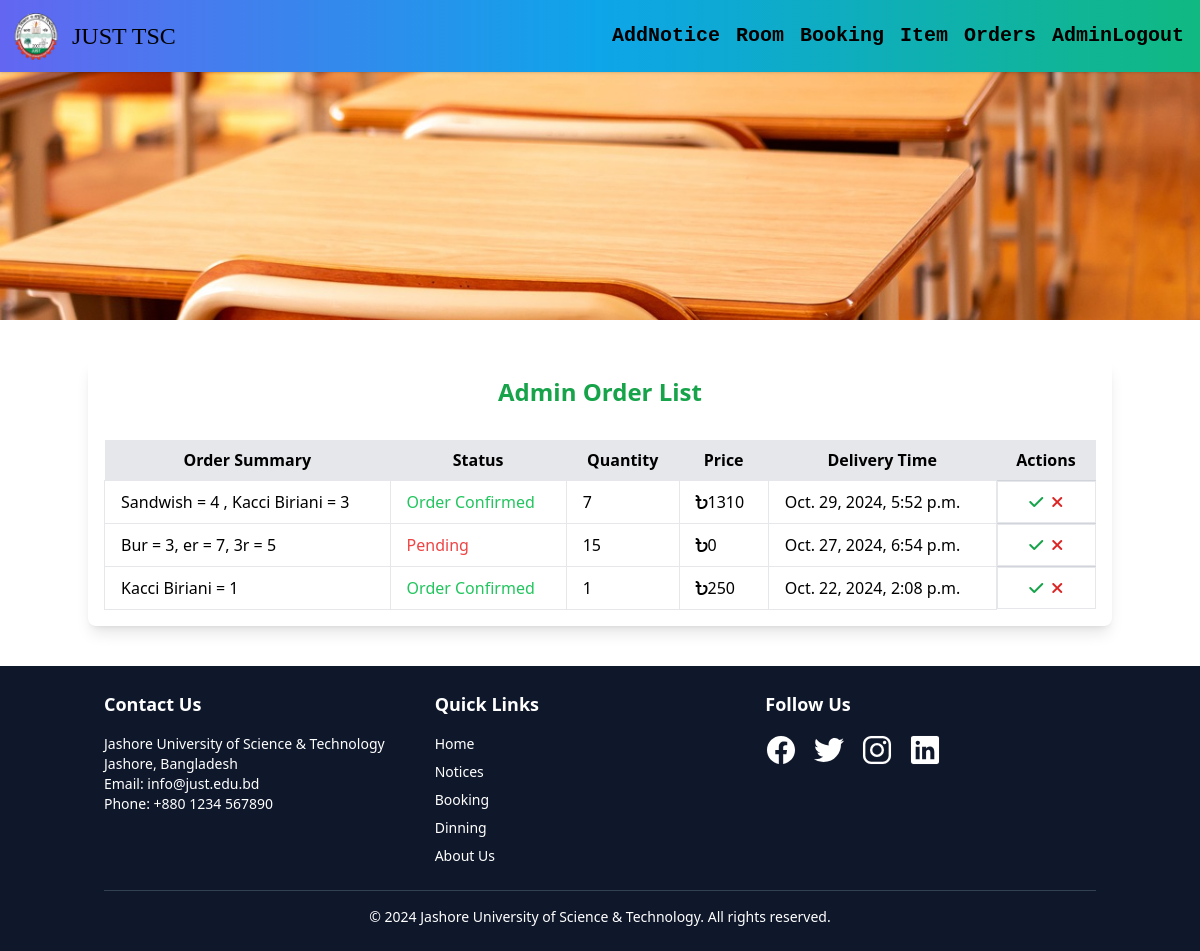
The app's page /admin_order/ (signed in) with its own data.
### TSC/models.py (models this page shows, shortened)
class Orders(models.Model):
    STATUS =(
        ('Pending','Pending'),
        ('Order Confirmed','Order Confirmed'),
        ('Out for Delivery','Out for Delivery'),
        ('Delivered','Delivered'),
    )
    user = models.ForeignKey(User, on_delete=models.CASCADE)  # Change to ForeignKey
    items_summary = models.TextField(null=True)  # Add this for order summary
    email = models.CharField(max_length=50,null=True)
    role = models.CharField(max_length=20,null=True)
    location = models.CharField(max_length=500,null=True)
    phone = models.CharField(max_length=20,null=True)
    order_time= models.DateTimeField(null=True)
    status=models.CharField(max_length=50,null=True,choices=STATUS)
    quantity = models.PositiveIntegerField(default=1)
    price = models.PositiveIntegerField(default=0)

### TSC/views.py (the view)
# urls.py: path('admin_order/',views.AdminOrder,name="admin_order"),
@user_passes_test(is_admin, login_url='/')
def AdminOrder(request):
    orders = Orders.objects.all().order_by('-order_time')   # Retrieve all orders
    return render(request, 'admin_order.html', {'orders': orders})

### TSC/views.py (called while the page is built)
def is_admin(user):
    return user.is_authenticated and user.is_staff

### templates/admin_order.html (shortened to what this page needs)
{% extends "image.html" %}
{% block first %}
<div class="container mx-auto mt-10 mb-10 p-4 bg-white rounded-lg shadow-lg">
    <h2 class="text-2xl font-bold text-center text-green-600 mb-8">Admin Order List</h2>
    <table class="min-w-full divide-y divide-gray-300">
        <thead class="bg-gray-200">
            <tr>
                <th class="px-4 py-2">Order Summary</th>
                <th class="px-4 py-2">Status</th>
                <th class="px-4 py-2">Quantity</th>
                <th class="px-4 py-2">Price</th>
                <th class="px-4 py-2">Delivery Time</th>
                <th class="px-4 py-2">Actions</th>
            </tr>
        </thead>
        <tbody class="bg-white divide-y divide-gray-300">
            {% for order in orders %}
                <tr>
                    <td class="border px-4 py-2">{{ order.items_summary }}</td>
                    <td class="border px-4 py-2">
                        <span class="{% if order.status == 'Pending' %}text-red-500{% elif order.status == 'Order Confirmed' %}text-green-500{% else %}text-blue-500{% endif %}">
                            {{ order.status }}
                        </span>
                    </td>
                    <td class="border px-4 py-2">{{ order.quantity }}</td>
                    <td class="border px-4 py-2"><i class="fa-solid fa-bangladeshi-taka-sign"></i>{{ order.price }}</td>
                    <td class="border px-4 py-2">{{ order.order_time }}</td>
                    <td class="border px-4 py-2 flex justify-center">
                        <a href="{% url 'approve_order' order.id %}" class="text-green-600 hover:text-green-800 mr-2" title="Confirm Order" onclick="return confirm('Are you sure you want to confirm this order?');">
                            <i class="fas fa-check"></i>
                        </a>
                        <a href="{% url 'reject_order' order.id %}" class="text-red-600 hover:text-red-800" title="Cancel Order" onclick="return confirm('Are you sure you want to reject this order?');">
                            <i class="fas fa-times"></i>
                        </a>
                    </td>
                </tr>
            {% empty %}
                <tr>
                    <td colspan="5" class="text-center py-4"><strong>No orders found.</strong></td>
                </tr>
            {% endfor %}
        </tbody>
    </table>
</div>
{% endblock %}

### templates/navbar.html (style rules this page uses)
html, body { height: 100%; margin: 0; }

### records on screen
Orders: items_summary "Sandwish = 4 , Kacci Biriani = 3", status "Order Confirmed", quantity "7", price "1310", order_time "Oct. 29, 2024, 5:52 p.m."
Orders: items_summary "Bur = 3, er = 7, 3r = 5", status "Pending", quantity "15", price "0", order_time "Oct. 27, 2024, 6:54 p.m."
Orders: items_summary "Kacci Biriani = 1", status "Order Confirmed", quantity "1", price "250", order_time "Oct. 22, 2024, 2:08 p.m."
